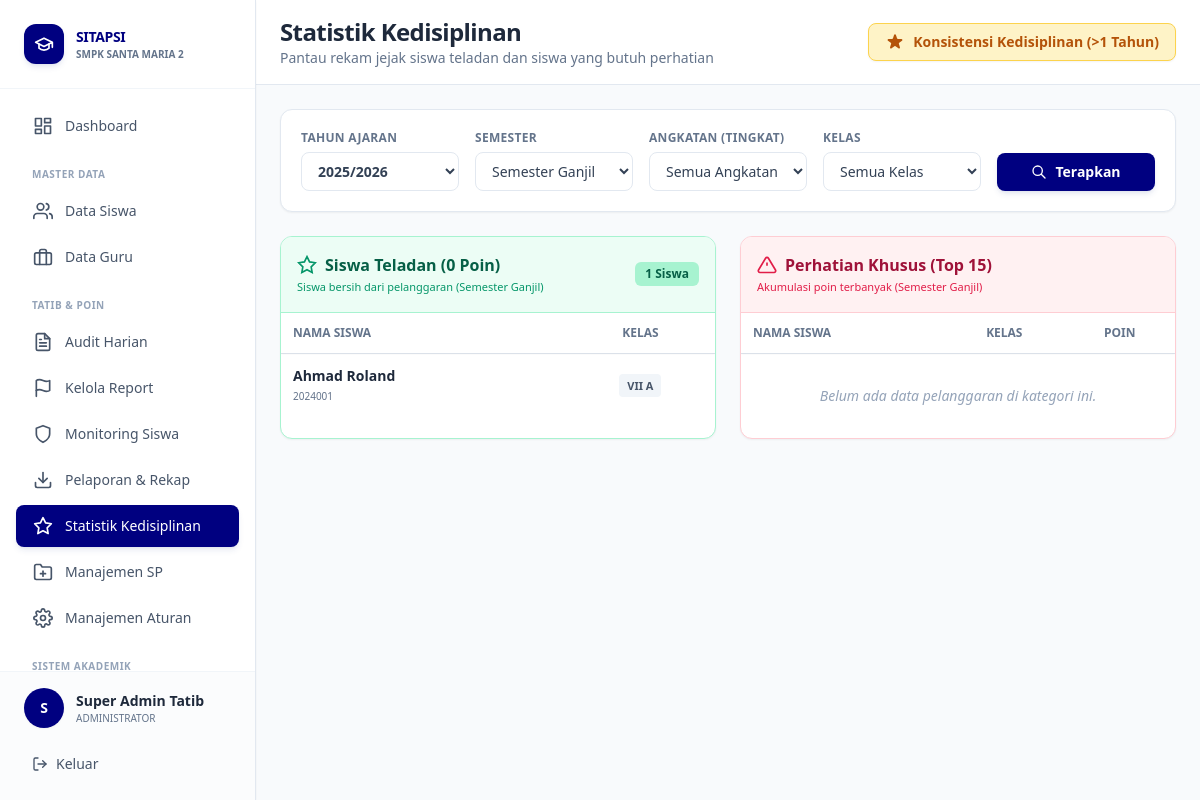
Screenshot of /views/admin/peringkat_siswa.php (signed in) with the database file from the repository.
### tables this page shows
CREATE TABLE tb_tahun_ajaran (
    id_tahun INT AUTO_INCREMENT PRIMARY KEY,
    nama_tahun VARCHAR(20) NOT NULL,  
    status ENUM('Aktif', 'Arsip') DEFAULT 'Aktif', 
    semester_aktif ENUM('Ganjil', 'Genap') DEFAULT 'Ganjil'
);

CREATE TABLE tb_siswa (
    no_induk VARCHAR(50) PRIMARY KEY,
    nama_siswa VARCHAR(100) NOT NULL,
    jenis_kelamin ENUM('L', 'P') NOT NULL,
    kota VARCHAR(100),
    tanggal_lahir DATE,
    alamat TEXT,
    nama_ayah VARCHAR(150),
    pekerjaan_ayah VARCHAR(100),
    nama_ibu VARCHAR(150),
    pekerjaan_ibu VARCHAR(100),
    no_hp_ortu VARCHAR(15),  
    status_aktif ENUM('Aktif', 'Lulus', 'Keluar', 'Dikeluarkan') DEFAULT 'Aktif'
);

### config/database.php (called while the page is built, shortened)
<?php
function getDBConnection() {
    static $pdo = null;
    if ($pdo === null) {
        try {
            $dsn = "mysql:host=" . DB_HOST . ";dbname=" . DB_NAME . ";charset=" . DB_CHARSET;
            $options = [
                PDO::ATTR_ERRMODE            => PDO::ERRMODE_EXCEPTION,
                PDO::ATTR_DEFAULT_FETCH_MODE => PDO::FETCH_ASSOC,
                PDO::ATTR_EMULATE_PREPARES   => false,
                PDO::MYSQL_ATTR_INIT_COMMAND => "SET NAMES " . DB_CHARSET
            ];
            $pdo = new PDO($dsn, DB_USER, DB_PASS, $options);
        } catch (PDOException $e) {
            error_log("Database Connection Error: " . $e->getMessage());
            die("Koneksi database gagal. Silakan hubungi administrator.");
        }
    }
    return $pdo;
}
function executeQuery($sql, $params = []) {
    $pdo = getDBConnection();
    $stmt = $pdo->prepare($sql);
    $stmt->execute($params);
    return $stmt;
}
function fetchOne($sql, $params = []) {
    $stmt = executeQuery($sql, $params);
    return $stmt->fetch();
}
function fetchAll($sql, $params = []) {
    $stmt = executeQuery($sql, $params);
    return $stmt->fetchAll();
}
?>

### views/admin/peringkat_siswa.php (the view, shortened to what this page needs)
<?php
require_once '../../config/database.php';
$list_tahun = fetchAll("SELECT * FROM tb_tahun_ajaran ORDER BY id_tahun DESC");
$tahun_aktif = fetchOne("SELECT id_tahun, semester_aktif FROM tb_tahun_ajaran WHERE status = 'Aktif' LIMIT 1");
$tahun_default = $tahun_aktif ? $tahun_aktif['id_tahun'] : (isset($list_tahun[0]) ? $list_tahun[0]['id_tahun'] : 0);
$semester_default = $tahun_aktif ? $tahun_aktif['semester_aktif'] : 'Ganjil';
$filter_tahun = $_GET['tahun'] ?? $tahun_default;
$filter_semester = $_GET['semester'] ?? $semester_default;
$is_future_semester = false;
$where_clauses = ["a.id_tahun = :tahun"];
$base_params = ['tahun' => $filter_tahun];
$where_sql = implode(" AND ", $where_clauses);
$join_pelanggaran = "LEFT JOIN tb_pelanggaran_header ph ON ph.id_anggota = a.id_anggota AND ph.semester = :semester";
$param_semester = ['semester' => $filter_semester];
$join_pelanggaran .= " LEFT JOIN tb_pelanggaran_detail pd ON pd.id_transaksi = ph.id_transaksi";
$siswa_teladan = [];
$siswa_pelanggar = [];
if (!$is_future_semester) {
    $params_teladan = array_merge($base_params, $param_semester);
    $sql_teladan = "
        SELECT s.no_induk, s.nama_siswa, k.nama_kelas,
               COALESCE(SUM(pd.poin_saat_itu), 0) as total_poin
        FROM tb_anggota_kelas a
        JOIN tb_siswa s ON a.no_induk = s.no_induk
        JOIN tb_kelas k ON a.id_kelas = k.id_kelas
        $join_pelanggaran
        WHERE $where_sql
        GROUP BY a.id_anggota
        HAVING total_poin = 0
        ORDER BY k.tingkat, k.nama_kelas, s.nama_siswa
    ";
    $siswa_teladan = fetchAll($sql_teladan, $params_teladan);
    $params_pelanggar = array_merge($base_params, $param_semester);
    $sql_pelanggar = "
        SELECT s.no_induk, s.nama_siswa, k.nama_kelas, a.status_sp_terakhir,
               COALESCE(SUM(pd.poin_saat_itu), 0) as total_poin
        FROM tb_anggota_kelas a
        JOIN tb_siswa s ON a.no_induk = s.no_induk
        JOIN tb_kelas k ON a.id_kelas = k.id_kelas
        $join_pelanggaran
        WHERE $where_sql
        GROUP BY a.id_anggota
        HAVING total_poin > 0
        ORDER BY total_poin DESC, s.nama_siswa ASC
        LIMIT 15
    ";
    $siswa_pelanggar = fetchAll($sql_pelanggar, $params_pelanggar);
}
$btn_primary = "px-4 py-2.5 bg-[#000080] text-white text-sm font-semibold rounded-lg shadow-md shadow-blue-900/10 hover:bg-blue-900 transition-all flex items-center justify-center";
$input_class = "w-full px-3 py-2 border border-[#E2E8F0] rounded-lg focus:outline-none focus:ring-2 focus:ring-[#000080]/20 focus:border-[#000080] text-sm text-slate-700 bg-white transition-all";
$label_class = "block text-xs font-bold text-slate-500 mb-1.5 uppercase tracking-wide";
$card_class = "bg-white border border-[#E2E8F0] rounded-xl shadow-sm";
?>
<!DOCTYPE html>
<html lang="id">
<head>
    <script src="https://cdn.tailwindcss.com"></script>
</head>
<body class="bg-[#F8FAFC]">
<div class="flex h-screen overflow-hidden">
    <?php include '../../includes/sidebar_admin.php'; ?>
    <div class="flex-1 overflow-auto lg:ml-64">
        <div class="bg-white border-b border-[#E2E8F0] px-6 pl-16 lg:pl-6 py-4 sticky top-0 z-30 flex flex-col sm:flex-row justify-between sm:items-center gap-4">
            <div>
                <h1 class="text-2xl font-extrabold text-slate-800 tracking-tight">Statistik Kedisiplinan</h1>
                <p class="text-sm font-medium text-slate-500">Pantau rekam jejak siswa teladan dan siswa yang butuh perhatian</p>
            </div>
            <div>
                <button onclick="document.getElementById('modal-abadi').classList.remove('hidden')" class="px-4 py-2 bg-amber-100 text-amber-700 border border-amber-300 font-bold rounded-lg shadow-sm hover:bg-amber-200 transition-colors flex items-center text-sm">
                    Konsistensi Kedisiplinan (>1 Tahun)
                </button>
            </div>
        </div>
        <div class="p-6 space-y-6 max-w-7xl mx-auto">
            <div class="<?= $card_class ?> p-5 bg-slate-50/30">
                <form method="GET" class="grid grid-cols-1 md:grid-cols-5 gap-4 items-end">
                    <div>
                        <label class="<?= $label_class ?>">Tahun Ajaran</label>
                        <select name="tahun" class="<?= $input_class ?> font-bold text-[#000080]">
                            <?php foreach ($list_tahun as $t): ?>
                            <option value="<?= $t['id_tahun'] ?>" <?= $filter_tahun == $t['id_tahun'] ? 'selected' : '' ?>>
                                <?= htmlspecialchars($t['nama_tahun']) ?> <?= $t['status'] === 'Arsip' ? '(Arsip)' : '' ?>
                            </option>
                            <?php endforeach; ?>
                        </select>
                    </div>
                    <div>
                        <label class="<?= $label_class ?>">Semester</label>
                        <select name="semester" class="<?= $input_class ?>">
                            <option value="Ganjil" <?= $filter_semester === 'Ganjil' ? 'selected' : '' ?>>Semester Ganjil</option>
                        </select>
                    </div>
                    <div>
                        <label class="<?= $label_class ?>">Angkatan (Tingkat)</label>
                        <select name="tingkat" id="filter_tingkat" class="<?= $input_class ?>" onchange="updateKelasDropdown()">
                            <option value="all">Semua Angkatan</option>
                        </select>
                    </div>
                    <div>
                        <label class="<?= $label_class ?>">Kelas</label>
                        <select name="kelas" id="filter_kelas" class="<?= $input_class ?>">
                            <option value="all">Semua Kelas</option>
                        </select>
                    </div>
                    <div>
                        <button type="submit" class="<?= $btn_primary ?> w-full h-[38px]">
                            <svg class="w-4 h-4 mr-2" fill="none" stroke="currentColor" viewBox="0 0 24 24"><path stroke-linecap="round" stroke-linejoin="round" stroke-width="2" d="M21 21l-6-6m2-5a7 7 0 11-14 0 7 7 0 0114 0z"></path></svg>
                            Terapkan
                        </button>
                    </div>
                </form>
            </div>
            <div class="grid grid-cols-1 lg:grid-cols-2 gap-6">
                <div class="<?= $card_class ?> overflow-hidden border-emerald-200">
                    <div class="bg-emerald-50 border-b border-emerald-200 p-4 flex justify-between items-center">
                        <div>
                            <h2 class="font-extrabold text-emerald-800 flex items-center">
                                <svg class="w-5 h-5 mr-2 text-emerald-600" fill="none" stroke="currentColor" viewBox="0 0 24 24" stroke-width="2"><path d="M12 2l3.09 6.26L22 9.27l-5 4.87 1.18 6.88L12 17.77l-6.18 3.25L7 14.14 2 9.27l6.91-1.01L12 2z"></path></svg>
                                Siswa Teladan (0 Poin)
                            </h2>
                            <p class="text-[11px] text-emerald-600 font-medium mt-0.5">Siswa bersih dari pelanggaran (Semester <?= $filter_semester ?>)</p>
                        </div>
                        <span class="bg-emerald-200 text-emerald-800 text-xs font-bold px-2.5 py-1 rounded-md"><?= count($siswa_teladan) ?> Siswa</span>
                    </div>
                    <div class="overflow-auto max-h-[500px]">
                        <table class="w-full text-sm text-left">
                            <thead class="bg-white sticky top-0 border-b border-slate-200 shadow-sm text-xs text-slate-500 uppercase">
                                <tr>
                                    <th class="p-3 font-bold">Nama Siswa</th>
                                    <th class="p-3 font-bold text-center">Kelas</th>
                                </tr>
                            </thead>
                            <tbody class="divide-y divide-slate-100">
                                <?php if ($is_future_semester): ?>
                                <tr>
                                    <td colspan="2" class="p-10 text-center">
                                        <div class="inline-flex items-center justify-center w-12 h-12 rounded-full bg-slate-100 text-slate-400 mb-3">
                                            <svg class="w-6 h-6" fill="none" stroke="currentColor" viewBox="0 0 24 24"><circle cx="12" cy="12" r="10"></circle><polyline points="12 6 12 12 16 14"></polyline></svg>
                                        </div>
                                        <p class="text-slate-500 font-bold">Semester Genap Belum Berjalan</p>
                                        <p class="text-xs text-slate-400 mt-1">Tidak ada data untuk ditampilkan</p>
                                    </td>
                                </tr>
                                <?php elseif (empty($siswa_teladan)): ?>
                                <tr><td colspan="2" class="p-8 text-center text-slate-400 italic">Tidak ada siswa teladan di kategori ini.</td></tr>
                                <?php else: ?>
                                    <?php foreach ($siswa_teladan as $t): ?>
                                    <tr class="hover:bg-slate-50 transition-colors">
                                        <td class="p-3">
                                            <p class="font-bold text-slate-800"><?= htmlspecialchars($t['nama_siswa']) ?></p>
                                            <p class="text-[10px] text-slate-500"><?= $t['no_induk'] ?></p>
                                        </td>
                                        <td class="p-3 text-center">
                                            <span class="px-2 py-1 bg-slate-100 text-slate-600 rounded text-[11px] font-bold"><?= $t['nama_kelas'] ?></span>
                                        </td>
                                    </tr>
                                    <?php endforeach; ?>
                                <?php endif; ?>
                            </tbody>
                        </table>
                    </div>
                </div>
                <div class="<?= $card_class ?> overflow-hidden border-rose-200">
                    <div class="bg-rose-50 border-b border-rose-200 p-4 flex justify-between items-center">
                        <div>
                            <h2 class="font-extrabold text-rose-800 flex items-center">
                                <svg class="w-5 h-5 mr-2 text-rose-600" fill="none" stroke="currentColor" viewBox="0 0 24 24" stroke-width="2"><path d="M10.29 3.86L1.82 18a2 2 0 0 0 1.71 3h16.94a2 2 0 0 0 1.71-3L13.71 3.86a2 2 0 0 0-3.42 0z"></path><line x1="12" y1="9" x2="12" y2="13"></line><line x1="12" y1="17" x2="12.01" y2="17"></line></svg>
                                Perhatian Khusus (Top 15)
                            </h2>
                            <p class="text-[11px] text-rose-600 font-medium mt-0.5">Akumulasi poin terbanyak (Semester <?= $filter_semester ?>)</p>
                        </div>
                    </div>
                    <div class="overflow-auto max-h-[500px]">
                        <table class="w-full text-sm text-left">
                            <thead class="bg-white sticky top-0 border-b border-slate-200 shadow-sm text-xs text-slate-500 uppercase">
                                <tr>
                                    <th class="p-3 font-bold">Nama Siswa</th>
                                    <th class="p-3 font-bold text-center">Kelas</th>
                                    <th class="p-3 font-bold text-center">Poin</th>
                                </tr>
                            </thead>
                            <tbody class="divide-y divide-slate-100">
                                <?php if ($is_future_semester): ?>
                                <tr>
                                    <td colspan="3" class="p-10 text-center">
                                        <div class="inline-flex items-center justify-center w-12 h-12 rounded-full bg-slate-100 text-slate-400 mb-3">
                                            <svg class="w-6 h-6" fill="none" stroke="currentColor" viewBox="0 0 24 24"><circle cx="12" cy="12" r="10"></circle><polyline points="12 6 12 12 16 14"></polyline></svg>
                                        </div>
                                        <p class="text-slate-500 font-bold">Semester Genap Belum Berjalan</p>
                                    </td>
                                </tr>
                                <?php elseif (empty($siswa_pelanggar)): ?>
                                <tr><td colspan="3" class="p-8 text-center text-slate-400 italic">Belum ada data pelanggaran di kategori ini.</td></tr>
                                <?php endif; ?>
                            </tbody>
                        </table>
                    </div>
                </div>
            </div>
        </div>
    </div>
</div>
</body>
</html>

### rows the page displays
tb_tahun_ajaran: semester "Semester Ganjil", semester_aktif "Ganjil"
tb_siswa: nama_siswa "Ahmad Roland", no_induk "2024001", nama_kelas "VII A"

### other values shown
$initial "S"
$user_name "Super Admin Tatib"
count($siswa_teladan) "1"
form field tahun "2025/2026"
